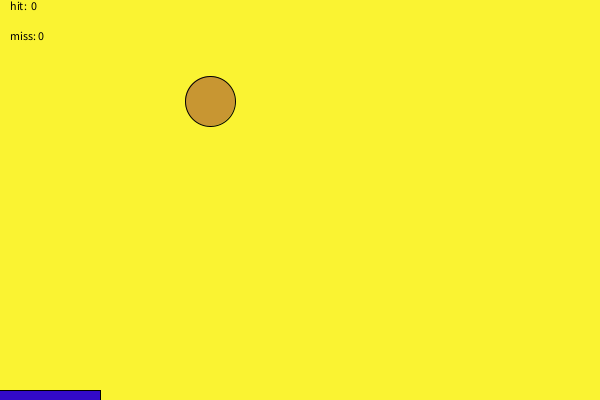
Frame 1 (no input)
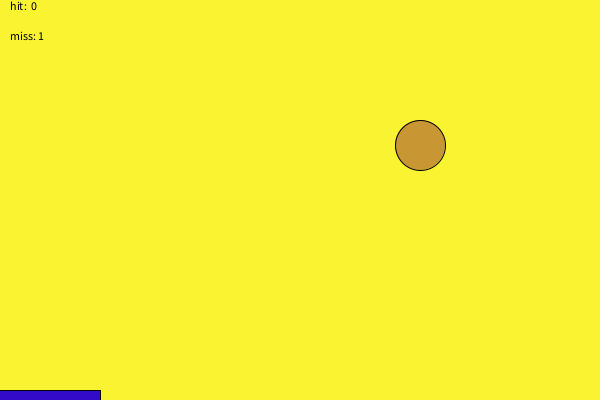
Frame 60 (the mouse pressed at the canvas centre just before this capture)
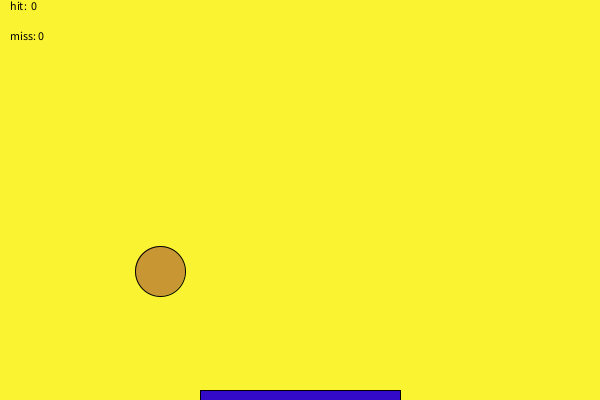
Frame 120 (the mouse held since frame 60 and released just before this capture)

The Processing sketch that drew these frames (run headless with seeded random() and noise(); from frame 60 on, the mouse is pressed at the canvas centre):

// Processing sketch: processing_65363
// ── processing_65363.pde

// this game was not designed by me i used a video tutorial the designers name is julesjacobs1
void setup()
{
  size (600,400);
}

float ballX = 200;
float ballY = 100;
float speedX =10;
float speedY =0;
int hit = 0;
int miss = 0;

void draw()
{
  if(mousePressed) { hit = 0; miss = 0; }
  
  float paddle = 1000/(hit+10);
  if(ballX < 0 || ballX > width) speedX = -speedX;
  if(ballY > height){
    speedY = -speedY; 
    float distance = abs(mouseX - ballX);
    if(distance < paddle) hit += 1;
    else miss += 1;
}   else speedY += 1;
   
  
 ballX+= speedX;
  ballY+= speedY;
  
  
  background (250,243,50);
  fill(200,150,50);
  ellipse(ballX, ballY, 50, 50);
  fill(50,10,200); 
  rect(mouseX-paddle, height-10,2*paddle,10);
 
 fill(0);
 text("hit:  " + hit, 10, 10);
 text("miss: "  + miss, 10, 40);
 }
